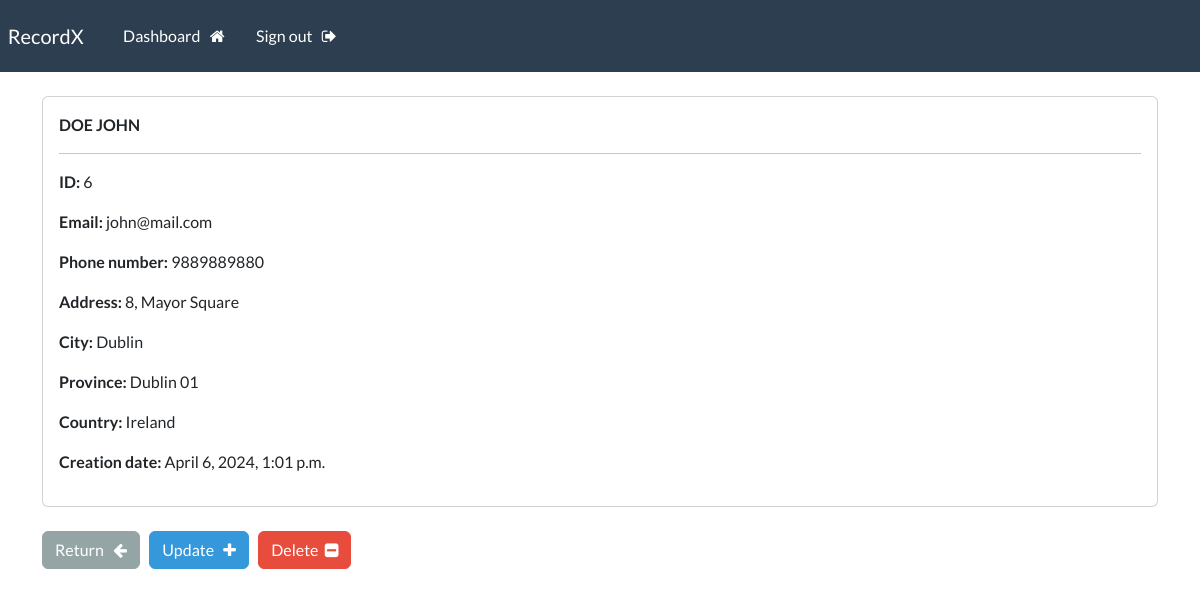
The app's page /record/6 (signed in) with its own data.
### myapp/models.py (models this page shows, shortened)
class Record(models.Model):
    creation_date = models.DateTimeField(auto_now_add=True)
    first_name = models.CharField(max_length=100)
    last_name = models.CharField(max_length=100)
    email = models.CharField(max_length=255)
    phone = models.CharField(max_length=20)
    address = models.CharField(max_length=300)
    city = models.CharField(max_length=255)
    province = models.CharField(max_length=200)
    country = models.CharField(max_length=125)
    objects = models.Manager()

### myapp/views.py (the view)
# urls.py: path('record/<int:pk>', views.singular_record, name="record"),
@login_required(login_url='login')
def singular_record(request, pk):
    all_records = Record.objects.get(id=pk)
    context = {'record':all_records}
    return render(request, 'myapp/view.html', context=context)

### myapp/templates/myapp/view.html (shortened to what this page needs)
{% extends 'myapp/base.html' %}
{% block content %}
    <div class="card">
        <div class="card-body">
            <strong>
                {{record.last_name|upper}}
                {{record.first_name|upper}}
            </strong>
            <hr>
            <p> <strong> ID: </strong> {{record.id}} </p>
            <p> <strong> Email: </strong> {{record.email}} </p>
            <p> <strong> Phone number: </strong> {{record.phone}} </p>
            <p> <strong> Address: </strong> {{record.address}} </p>
            <p> <strong> City: </strong> {{record.city}} </p>
            <p> <strong> Province: </strong> {{record.province}} </p>
            <p> <strong> Country: </strong> {{record.country}} </p>
            <p> <strong> Creation date: </strong> {{record.creation_date}} </p>
        </div>
    </div>
    <br>
    <a href="{% url 'dashboard' %}" class="btn btn-secondary"> Return &nbsp; <i class="fa fa-arrow-left" aria-hidden="true"></i> </a>
    <a href="{% url 'update' record.id %}" class="btn btn-info"> Update &nbsp; <i class="fa fa-plus" aria-hidden="true"></i> </a>
    <a href="{% url 'delete' record.id %}" class="btn btn-danger"> Delete &nbsp;<i class="fa fa-minus-square" aria-hidden="true"></i> </a>
{% endblock %}

### records on screen
Record: last_name "DOE", first_name "JOHN", id "6", email "john@mail.com", phone "9889889880", address "8, Mayor Square", city "Dublin", province "Dublin 01", country "Ireland", creation_date "April 6, 2024, 1:01 p.m."
